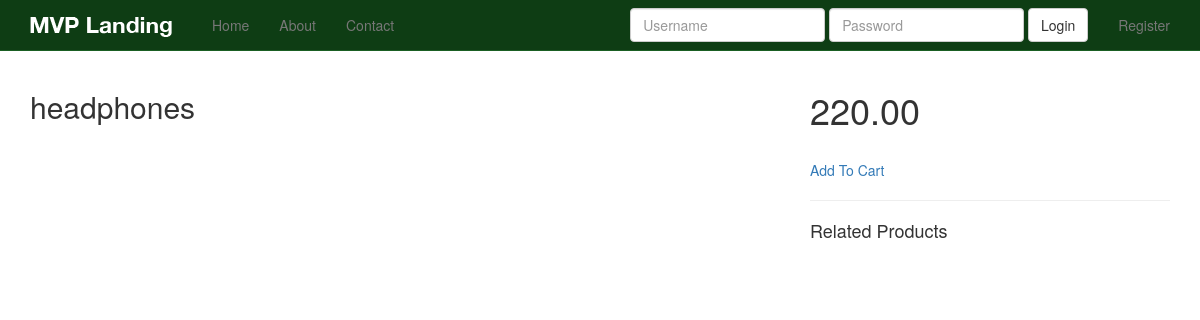
The page /products/4/ on the database as committed earlier.
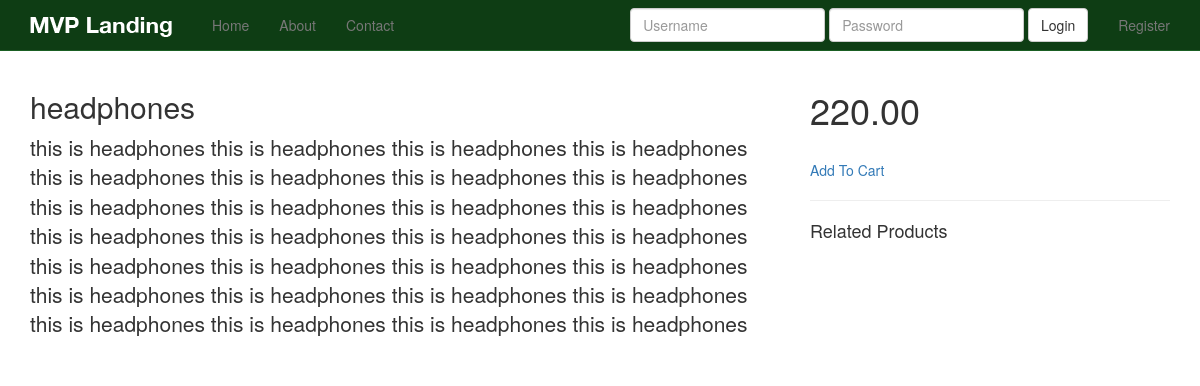
The same page on the database as committed later.
### products/models.py (models this page shows)
class Product(models.Model):
	title = models.CharField(max_length=120)
	description = models.TextField(blank=True, null=True)
	price = models.DecimalField(decimal_places=2, max_digits=20)
	quantity = models.IntegerField(default=0)
	active = models.BooleanField(default=True)
	objects = ProductManager()
	def __unicode__(self):
		return self.title
	def get_absolute_url(self):
		return reverse("product_detail", kwargs={"pk": self.pk})

### products/views.py (the view)
# urls.py: url(r'^(?P<pk>\d+)/$', ProductDetailView.as_view(template_name="products/product_detail.html"), name='product_detail'),
class ProductDetailView(DetailView):
	model = Product

### products/models.py (called while the page is built)
	def active(self):
		return self.filter(active=True)

	def get_queryset(self):
		return ProductQuerySet(self.model, using=self._db)

	def all(self, *args, **kwags):
		return self.get_queryset().active()

### products/templates/products/product_detail.html (shortened to what this page needs)
{% extends "base.html" %}
{% block content %}
<div class="row">
<div class="col-sm-8">
<h2>{{ object.title }}</h2>
<p class="lead">
{{ object.description }}
</p>
</div>
<div class="col-sm-4">
<h1>{{ object.price }}</h1>
<br/>
<a href="#">Add To Cart</a>
<br/>
<hr/>
<h4>Related Products</h4>
</div>
</div>
{% endblock %}

Rows that differ between the two databases and show on the page:
changed Product "headphones": description (not shown) → "this is headphones this is headphones this is headphones this is headphones this is headphones this is headphones this is headphones this is headphones this is headphones this is headphones this is headphones this is headphones this is headphones this is headphones this is headphones this is headphones this is headphones this is headphones this is headphones this is headphones this is headphones this is headphones this is headphones this is headphones this is headphones this is headphones this is headphones this is headphones"
